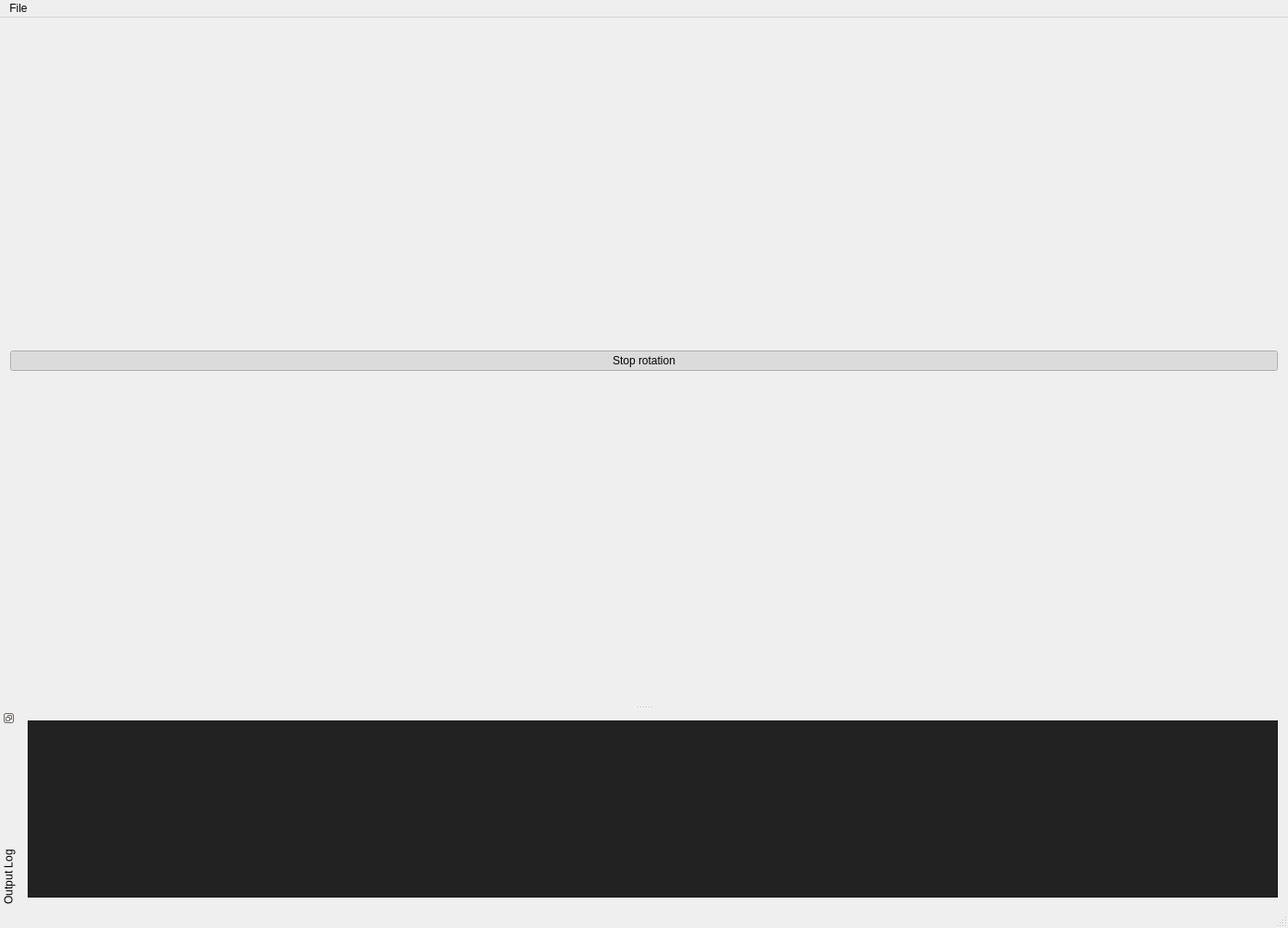
<?xml version="1.0" encoding="UTF-8"?>
<ui version="4.0">
 <class>MainWindow</class>
 <widget class="QMainWindow" name="MainWindow">
  <property name="geometry">
   <rect>
    <x>0</x>
    <y>0</y>
    <width>1396</width>
    <height>1006</height>
   </rect>
  </property>
  <property name="windowTitle">
   <string>OpenGL in Qt is great fun!</string>
  </property>
  <widget class="QWidget" name="centralWidget">
   <layout class="QVBoxLayout" name="verticalLayout">
    <item>
     <layout class="QVBoxLayout" name="OpenGLLayout">
      <item>
       <widget class="QPushButton" name="rotationButton">
        <property name="text">
         <string>Stop rotation</string>
        </property>
        <property name="checkable">
         <bool>true</bool>
        </property>
        <property name="checked">
         <bool>true</bool>
        </property>
       </widget>
      </item>
     </layout>
    </item>
   </layout>
  </widget>
  <widget class="QMenuBar" name="menuBar">
   <property name="geometry">
    <rect>
     <x>0</x>
     <y>0</y>
     <width>1396</width>
     <height>25</height>
    </rect>
   </property>
   <widget class="QMenu" name="menuFile">
    <property name="title">
     <string>File</string>
    </property>
    <addaction name="fileExit"/>
   </widget>
   <addaction name="menuFile"/>
  </widget>
  <widget class="QStatusBar" name="statusBar"/>
  <widget class="QDockWidget" name="dockWidgetConsole">
   <property name="features">
    <set>QDockWidget::DockWidgetFloatable|QDockWidget::DockWidgetMovable|QDockWidget::DockWidgetVerticalTitleBar</set>
   </property>
   <property name="windowTitle">
    <string>Output Log</string>
   </property>
   <attribute name="dockWidgetArea">
    <number>8</number>
   </attribute>
   <widget class="QWidget" name="dockWidgetContents">
    <layout class="QHBoxLayout" name="horizontalLayout">
     <item>
      <widget class="QPlainTextEdit" name="outputLog">
       <property name="palette">
        <palette>
         <active>
          <colorrole role="Button">
           <brush brushstyle="SolidPattern">
            <color alpha="255">
             <red>34</red>
             <green>34</green>
             <blue>34</blue>
            </color>
           </brush>
          </colorrole>
          <colorrole role="Light">
           <brush brushstyle="SolidPattern">
            <color alpha="255">
             <red>51</red>
             <green>51</green>
             <blue>51</blue>
            </color>
           </brush>
          </colorrole>
          <colorrole role="Midlight">
           <brush brushstyle="SolidPattern">
            <color alpha="255">
             <red>42</red>
             <green>42</green>
             <blue>42</blue>
            </color>
           </brush>
          </colorrole>
          <colorrole role="Dark">
           <brush brushstyle="SolidPattern">
            <color alpha="255">
             <red>17</red>
             <green>17</green>
             <blue>17</blue>
            </color>
           </brush>
          </colorrole>
          <colorrole role="Mid">
           <brush brushstyle="SolidPattern">
            <color alpha="255">
             <red>23</red>
             <green>23</green>
             <blue>23</blue>
            </color>
           </brush>
          </colorrole>
          <colorrole role="Text">
           <brush brushstyle="SolidPattern">
            <color alpha="255">
             <red>255</red>
             <green>255</green>
             <blue>255</blue>
            </color>
           </brush>
          </colorrole>
          <colorrole role="BrightText">
           <brush brushstyle="SolidPattern">
            <color alpha="255">
             <red>255</red>
             <green>255</green>
             <blue>255</blue>
            </color>
           </brush>
          </colorrole>
          <colorrole role="ButtonText">
           <brush brushstyle="SolidPattern">
            <color alpha="255">
             <red>255</red>
             <green>255</green>
             <blue>255</blue>
            </color>
           </brush>
          </colorrole>
          <colorrole role="Base">
           <brush brushstyle="SolidPattern">
            <color alpha="255">
             <red>34</red>
             <green>34</green>
             <blue>34</blue>
            </color>
           </brush>
          </colorrole>
          <colorrole role="Window">
           <brush brushstyle="SolidPattern">
            <color alpha="255">
             <red>34</red>
             <green>34</green>
             <blue>34</blue>
            </color>
           </brush>
          </colorrole>
          <colorrole role="Shadow">
           <brush brushstyle="SolidPattern">
            <color alpha="255">
             <red>0</red>
             <green>0</green>
             <blue>0</blue>
            </color>
           </brush>
          </colorrole>
          <colorrole role="AlternateBase">
           <brush brushstyle="SolidPattern">
            <color alpha="255">
             <red>17</red>
             <green>17</green>
             <blue>17</blue>
            </color>
           </brush>
          </colorrole>
          <colorrole role="ToolTipBase">
           <brush brushstyle="SolidPattern">
            <color alpha="255">
             <red>255</red>
             <green>255</green>
             <blue>220</blue>
            </color>
           </brush>
          </colorrole>
          <colorrole role="ToolTipText">
           <brush brushstyle="SolidPattern">
            <color alpha="255">
             <red>0</red>
             <green>0</green>
             <blue>0</blue>
            </color>
           </brush>
          </colorrole>
          <colorrole role="PlaceholderText">
           <brush brushstyle="SolidPattern">
            <color alpha="128">
             <red>255</red>
             <green>255</green>
             <blue>255</blue>
            </color>
           </brush>
          </colorrole>
         </active>
         <inactive>
          <colorrole role="Button">
           <brush brushstyle="SolidPattern">
            <color alpha="255">
             <red>34</red>
             <green>34</green>
             <blue>34</blue>
            </color>
           </brush>
          </colorrole>
          <colorrole role="Light">
           <brush brushstyle="SolidPattern">
            <color alpha="255">
             <red>51</red>
             <green>51</green>
             <blue>51</blue>
            </color>
           </brush>
          </colorrole>
          <colorrole role="Midlight">
           <brush brushstyle="SolidPattern">
            <color alpha="255">
             <red>42</red>
             <green>42</green>
             <blue>42</blue>
            </color>
           </brush>
          </colorrole>
          <colorrole role="Dark">
           <brush brushstyle="SolidPattern">
            <color alpha="255">
             <red>17</red>
             <green>17</green>
             <blue>17</blue>
            </color>
           </brush>
          </colorrole>
          <colorrole role="Mid">
           <brush brushstyle="SolidPattern">
            <color alpha="255">
             <red>23</red>
             <green>23</green>
             <blue>23</blue>
            </color>
           </brush>
          </colorrole>
          <colorrole role="Text">
           <brush brushstyle="SolidPattern">
            <color alpha="255">
             <red>255</red>
             <green>255</green>
             <blue>255</blue>
            </color>
           </brush>
          </colorrole>
          <colorrole role="BrightText">
           <brush brushstyle="SolidPattern">
            <color alpha="255">
             <red>255</red>
             <green>255</green>
             <blue>255</blue>
            </color>
           </brush>
          </colorrole>
          <colorrole role="ButtonText">
           <brush brushstyle="SolidPattern">
            <color alpha="255">
             <red>255</red>
             <green>255</green>
             <blue>255</blue>
            </color>
           </brush>
          </colorrole>
          <colorrole role="Base">
           <brush brushstyle="SolidPattern">
            <color alpha="255">
             <red>34</red>
             <green>34</green>
             <blue>34</blue>
            </color>
           </brush>
          </colorrole>
          <colorrole role="Window">
           <brush brushstyle="SolidPattern">
            <color alpha="255">
             <red>34</red>
             <green>34</green>
             <blue>34</blue>
            </color>
           </brush>
          </colorrole>
          <colorrole role="Shadow">
           <brush brushstyle="SolidPattern">
            <color alpha="255">
             <red>0</red>
             <green>0</green>
             <blue>0</blue>
            </color>
           </brush>
          </colorrole>
          <colorrole role="AlternateBase">
           <brush brushstyle="SolidPattern">
            <color alpha="255">
             <red>17</red>
             <green>17</green>
             <blue>17</blue>
            </color>
           </brush>
          </colorrole>
          <colorrole role="ToolTipBase">
           <brush brushstyle="SolidPattern">
            <color alpha="255">
             <red>255</red>
             <green>255</green>
             <blue>220</blue>
            </color>
           </brush>
          </colorrole>
          <colorrole role="ToolTipText">
           <brush brushstyle="SolidPattern">
            <color alpha="255">
             <red>0</red>
             <green>0</green>
             <blue>0</blue>
            </color>
           </brush>
          </colorrole>
          <colorrole role="PlaceholderText">
           <brush brushstyle="SolidPattern">
            <color alpha="128">
             <red>255</red>
             <green>255</green>
             <blue>255</blue>
            </color>
           </brush>
          </colorrole>
         </inactive>
         <disabled>
          <colorrole role="Button">
           <brush brushstyle="SolidPattern">
            <color alpha="255">
             <red>34</red>
             <green>34</green>
             <blue>34</blue>
            </color>
           </brush>
          </colorrole>
          <colorrole role="Light">
           <brush brushstyle="SolidPattern">
            <color alpha="255">
             <red>51</red>
             <green>51</green>
             <blue>51</blue>
            </color>
           </brush>
          </colorrole>
          <colorrole role="Midlight">
           <brush brushstyle="SolidPattern">
            <color alpha="255">
             <red>42</red>
             <green>42</green>
             <blue>42</blue>
            </color>
           </brush>
          </colorrole>
          <colorrole role="Dark">
           <brush brushstyle="SolidPattern">
            <color alpha="255">
             <red>17</red>
             <green>17</green>
             <blue>17</blue>
            </color>
           </brush>
          </colorrole>
          <colorrole role="Mid">
           <brush brushstyle="SolidPattern">
            <color alpha="255">
             <red>23</red>
             <green>23</green>
             <blue>23</blue>
            </color>
           </brush>
          </colorrole>
          <colorrole role="Text">
           <brush brushstyle="SolidPattern">
            <color alpha="255">
             <red>17</red>
             <green>17</green>
             <blue>17</blue>
            </color>
           </brush>
          </colorrole>
          <colorrole role="BrightText">
           <brush brushstyle="SolidPattern">
            <color alpha="255">
             <red>255</red>
             <green>255</green>
             <blue>255</blue>
            </color>
           </brush>
          </colorrole>
          <colorrole role="ButtonText">
           <brush brushstyle="SolidPattern">
            <color alpha="255">
             <red>17</red>
             <green>17</green>
             <blue>17</blue>
            </color>
           </brush>
          </colorrole>
          <colorrole role="Base">
           <brush brushstyle="SolidPattern">
            <color alpha="255">
             <red>34</red>
             <green>34</green>
             <blue>34</blue>
            </color>
           </brush>
          </colorrole>
          <colorrole role="Window">
           <brush brushstyle="SolidPattern">
            <color alpha="255">
             <red>34</red>
             <green>34</green>
             <blue>34</blue>
            </color>
           </brush>
          </colorrole>
          <colorrole role="Shadow">
           <brush brushstyle="SolidPattern">
            <color alpha="255">
             <red>0</red>
             <green>0</green>
             <blue>0</blue>
            </color>
           </brush>
          </colorrole>
          <colorrole role="AlternateBase">
           <brush brushstyle="SolidPattern">
            <color alpha="255">
             <red>34</red>
             <green>34</green>
             <blue>34</blue>
            </color>
           </brush>
          </colorrole>
          <colorrole role="ToolTipBase">
           <brush brushstyle="SolidPattern">
            <color alpha="255">
             <red>255</red>
             <green>255</green>
             <blue>220</blue>
            </color>
           </brush>
          </colorrole>
          <colorrole role="ToolTipText">
           <brush brushstyle="SolidPattern">
            <color alpha="255">
             <red>0</red>
             <green>0</green>
             <blue>0</blue>
            </color>
           </brush>
          </colorrole>
          <colorrole role="PlaceholderText">
           <brush brushstyle="SolidPattern">
            <color alpha="128">
             <red>255</red>
             <green>255</green>
             <blue>255</blue>
            </color>
           </brush>
          </colorrole>
         </disabled>
        </palette>
       </property>
      </widget>
     </item>
    </layout>
   </widget>
  </widget>
  <action name="fileExit">
   <property name="text">
    <string>Exit</string>
   </property>
   <property name="shortcut">
    <string>Ctrl+Q</string>
   </property>
  </action>
 </widget>
 <layoutdefault spacing="6" margin="11"/>
 <resources/>
 <connections/>
</ui>
